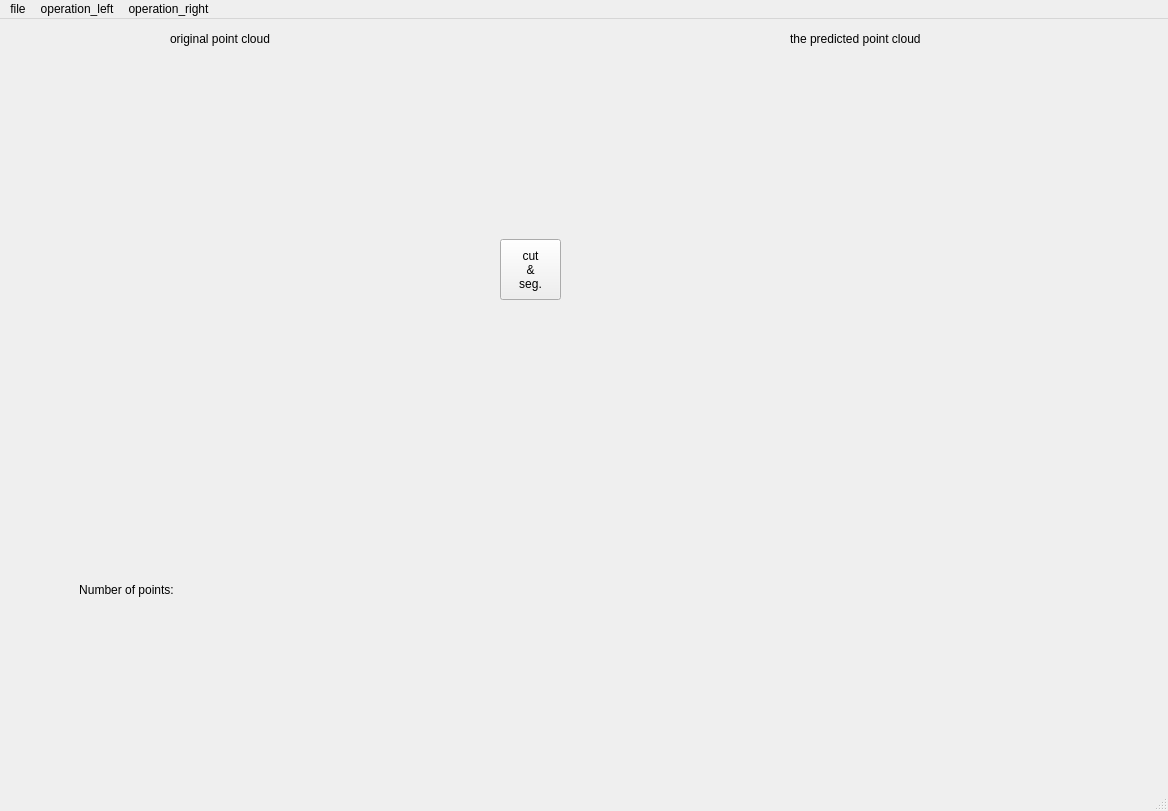
<?xml version="1.0" encoding="UTF-8"?>
<ui version="4.0">
 <class>MainWindow</class>
 <widget class="QMainWindow" name="MainWindow">
  <property name="geometry">
   <rect>
    <x>0</x>
    <y>0</y>
    <width>1168</width>
    <height>811</height>
   </rect>
  </property>
  <property name="windowTitle">
   <string>MainWindow</string>
  </property>
  <widget class="QWidget" name="centralwidget">
   <widget class="QWidget" name="formLayoutWidget">
    <property name="geometry">
     <rect>
      <x>10</x>
      <y>30</y>
      <width>471</width>
      <height>471</height>
     </rect>
    </property>
    <layout class="QFormLayout" name="formLayout_1"/>
   </widget>
   <widget class="QWidget" name="formLayoutWidget_2">
    <property name="geometry">
     <rect>
      <x>580</x>
      <y>30</y>
      <width>581</width>
      <height>471</height>
     </rect>
    </property>
    <layout class="QFormLayout" name="formLayout_2"/>
   </widget>
   <widget class="QLabel" name="label">
    <property name="geometry">
     <rect>
      <x>170</x>
      <y>10</y>
      <width>121</width>
      <height>20</height>
     </rect>
    </property>
    <property name="text">
     <string>original point cloud</string>
    </property>
   </widget>
   <widget class="QLabel" name="label_2">
    <property name="geometry">
     <rect>
      <x>790</x>
      <y>10</y>
      <width>161</width>
      <height>20</height>
     </rect>
    </property>
    <property name="text">
     <string>the predicted point cloud</string>
    </property>
   </widget>
   <widget class="QWidget" name="horizontalLayoutWidget">
    <property name="geometry">
     <rect>
      <x>10</x>
      <y>530</y>
      <width>471</width>
      <height>81</height>
     </rect>
    </property>
    <layout class="QHBoxLayout" name="horizontalLayout">
     <item>
      <widget class="QLabel" name="label_4">
       <property name="text">
        <string>Number of points:</string>
       </property>
       <property name="alignment">
        <set>Qt::AlignCenter</set>
       </property>
      </widget>
     </item>
     <item>
      <widget class="QLabel" name="label_3">
       <property name="text">
        <string/>
       </property>
       <property name="alignment">
        <set>Qt::AlignCenter</set>
       </property>
      </widget>
     </item>
    </layout>
   </widget>
   <widget class="QWidget" name="gridLayoutWidget">
    <property name="geometry">
     <rect>
      <x>580</x>
      <y>530</y>
      <width>581</width>
      <height>211</height>
     </rect>
    </property>
    <layout class="QGridLayout" name="gridLayout">
     <item row="1" column="0">
      <widget class="QLabel" name="label_5">
       <property name="text">
        <string/>
       </property>
      </widget>
     </item>
     <item row="5" column="0">
      <widget class="QLabel" name="label_10">
       <property name="text">
        <string/>
       </property>
      </widget>
     </item>
     <item row="3" column="0">
      <widget class="QLabel" name="label_8">
       <property name="text">
        <string/>
       </property>
      </widget>
     </item>
     <item row="4" column="1">
      <widget class="QLabel" name="label_15">
       <property name="text">
        <string/>
       </property>
      </widget>
     </item>
     <item row="2" column="1">
      <widget class="QLabel" name="label_13">
       <property name="text">
        <string/>
       </property>
      </widget>
     </item>
     <item row="2" column="0">
      <widget class="QLabel" name="label_7">
       <property name="text">
        <string/>
       </property>
      </widget>
     </item>
     <item row="4" column="0">
      <widget class="QLabel" name="label_9">
       <property name="text">
        <string/>
       </property>
      </widget>
     </item>
     <item row="0" column="1">
      <widget class="QLabel" name="label_11">
       <property name="text">
        <string/>
       </property>
      </widget>
     </item>
     <item row="1" column="1">
      <widget class="QLabel" name="label_12">
       <property name="text">
        <string/>
       </property>
      </widget>
     </item>
     <item row="3" column="1">
      <widget class="QLabel" name="label_14">
       <property name="text">
        <string/>
       </property>
      </widget>
     </item>
     <item row="0" column="0">
      <widget class="QLabel" name="label_6">
       <property name="text">
        <string/>
       </property>
      </widget>
     </item>
     <item row="5" column="1">
      <widget class="QLabel" name="label_16">
       <property name="text">
        <string/>
       </property>
      </widget>
     </item>
    </layout>
   </widget>
   <widget class="QPushButton" name="pushButton">
    <property name="geometry">
     <rect>
      <x>500</x>
      <y>220</y>
      <width>61</width>
      <height>61</height>
     </rect>
    </property>
    <property name="text">
     <string>cut
&amp;&amp;
seg.</string>
    </property>
   </widget>
  </widget>
  <widget class="QMenuBar" name="menubar">
   <property name="geometry">
    <rect>
     <x>0</x>
     <y>0</y>
     <width>1168</width>
     <height>20</height>
    </rect>
   </property>
   <widget class="QMenu" name="menufile">
    <property name="title">
     <string>file</string>
    </property>
    <addaction name="action_load"/>
   </widget>
   <widget class="QMenu" name="menuoperation">
    <property name="title">
     <string>operation_left</string>
    </property>
    <addaction name="action_display_original_pc"/>
    <addaction name="action_display_cuboid_pc"/>
   </widget>
   <widget class="QMenu" name="menuoperation_right">
    <property name="title">
     <string>operation_right</string>
    </property>
    <addaction name="action_cubiod_prediction"/>
    <addaction name="action_bolts_position"/>
    <addaction name="action_motor_orientation"/>
    <addaction name="action_to_robote_coordinates"/>
   </widget>
   <addaction name="menufile"/>
   <addaction name="menuoperation"/>
   <addaction name="menuoperation_right"/>
  </widget>
  <widget class="QStatusBar" name="statusbar"/>
  <action name="action_load">
   <property name="text">
    <string>load</string>
   </property>
  </action>
  <action name="actiondisplay_cuboid_result">
   <property name="text">
    <string>display cuboid pc</string>
   </property>
  </action>
  <action name="action_display_original_pc">
   <property name="text">
    <string>display original pc</string>
   </property>
  </action>
  <action name="actionpredict">
   <property name="text">
    <string>predict</string>
   </property>
   <property name="statusTip">
    <string>start  to calculate</string>
   </property>
  </action>
  <action name="actionhh">
   <property name="text">
    <string>hh</string>
   </property>
  </action>
  <action name="actiontrans_robot_coordinates">
   <property name="text">
    <string>trans_robot_coordinates</string>
   </property>
  </action>
  <action name="actionfilter_bolts">
   <property name="text">
    <string>filter_bolts</string>
   </property>
  </action>
  <action name="actionestimate_Rx_Ry_Rz">
   <property name="text">
    <string>estimate_Rx_Ry_Rz</string>
   </property>
  </action>
  <action name="action_display_cuboid_pc">
   <property name="text">
    <string>display cuboid pc</string>
   </property>
  </action>
  <action name="action_cubiod_prediction">
   <property name="text">
    <string>cubiod_prediction</string>
   </property>
   <property name="statusTip">
    <string>start to calculate</string>
   </property>
  </action>
  <action name="action_bolts_position">
   <property name="text">
    <string>bolts_position</string>
   </property>
  </action>
  <action name="action_motor_orientation">
   <property name="text">
    <string>motor_orientation</string>
   </property>
  </action>
  <action name="action_to_robote_coordinates">
   <property name="text">
    <string>to_robot_coordinates</string>
   </property>
  </action>
 </widget>
 <resources/>
 <connections/>
</ui>
